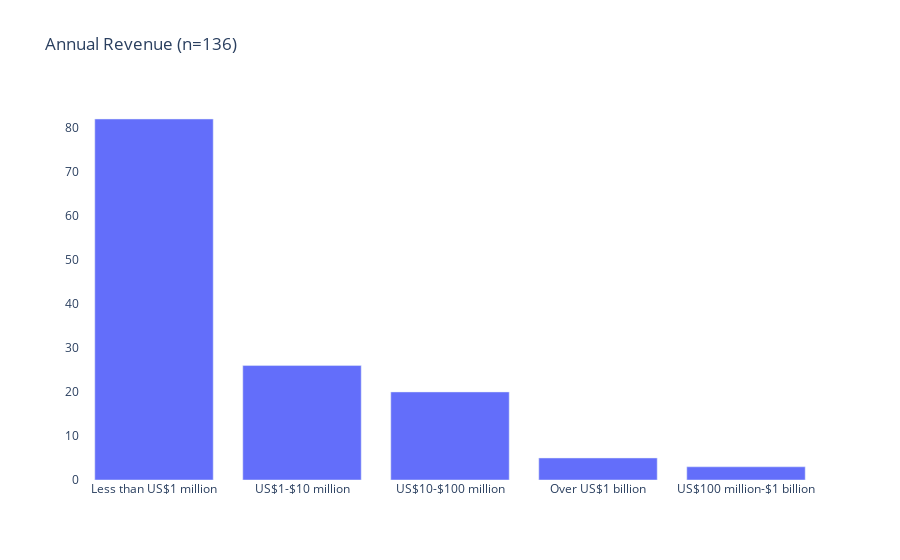

Write notebook code for a chart like this one.
### Code cell
#
# Question 4 - 'What is your organization’s annual revenue?' 
#

#drop low count categories, draw bar-chart
segments = work_df['Q4'].value_counts()[lambda x: x > 0]
single_bar_chart ( "Annual Revenue", segments )

### Figure 1 — Plotly figure (JSON) as saved in the notebook; plotly's stock layout.template omitted (floating-point values rounded to 4 significant figures)
{"data": [{"name": "Work", "type": "bar", "x": ["Less than US$1 million", "US$1-$10 million", "US$10-$100 million", "Over US$1 billion", "US$100 million-$1 billion"], "y": [82, 26, 20, 5, 3]}], "layout": {"autosize": true, "barmode": "stack", "plot_bgcolor": "#FFFFFF", "title": {"text": "Annual Revenue (n=136)"}, "xaxis": {"autorange": true, "categoryorder": "total descending", "range": [-0.5, 4.5], "type": "category"}, "yaxis": {"autorange": true, "range": [0, 86.32], "type": "linear"}}}
